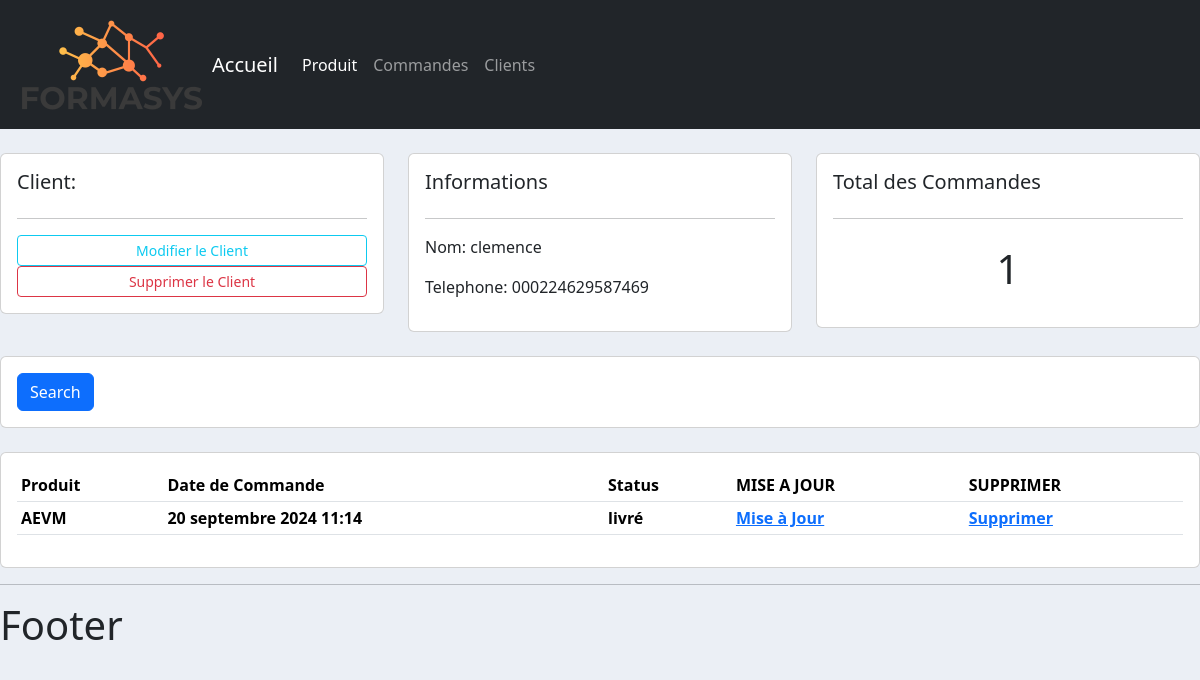
The page /client/5 on the database its author committed.
### client/models.py (models this page shows, shortened)
class Client(models.Model):
    nom =models.CharField(max_length=200,null=True)
    telephone =models.CharField(max_length=200,null=True)
    date_creation =models.DateTimeField(auto_now_add=True,null=True)

### commande/models.py (models this page shows, shortened)
class Commande(models.Model):
    STATUT=(('en_instance','en_instance'),
            ('non livré','non livré'),
            ('livré','livré'))
    client =models.ForeignKey(Client,null=True,on_delete=models.SET_NULL)
    produit=models.ForeignKey(Produit,null=True,on_delete=models.SET_NULL)
    statut=models.CharField(max_length=200, null=True,choices=STATUT)
    date_creation=models.DateTimeField(auto_now_add=True,null=True)

### produit/models.py (models this page shows)
class Produit(models.Model):
    nom=models.CharField(max_length=200,null=True)
    prix=models.FloatField(null=True)
    date_creation =models.DateTimeField(auto_now_add=True,null=True)
    tag=models.ManyToManyField(Tag)
    def __str__(self) -> str:
        return self.nom

### client/views.py (the view)
# urls.py: path('/<str:pk>',views.list_client, name='client'),
def list_client(request, pk):
    client=Client.objects.get(id=pk)
    commande=client.commande_set.all()
    commande_total = commande.count()
    context={'client':client,'commande' :commande,'commande_total' :commande_total}
    return render(request, 'client/list_client.html', context)

### templates/client/list_client.html
{% extends "main.html" %}
{% block contenu %}
	<br>
<div class="row">
	<div class="col-md">
		<div class="card card-body">
			<h5>Client:</h5>
			<hr>
			<a class="btn btn-outline-info  btn-sm btn-block" href="">Modifier le Client</a>
			<a class="btn btn-outline-danger  btn-sm btn-block" href="">Supprimer le Client</a>
		</div>
	</div>
	<div class="col-md">
		<div class="card card-body">
			<h5>Informations</h5>
			<hr>
			<p>Nom: {{client.nom}} </p>
			<p>Telephone: {{client.telephone}} </p>
		</div>
	</div>
	<div class="col-md">
		<div class="card card-body">
			<h5>Total des Commandes</h5>
			<hr>
			<h1 style="text-align: center;padding: 10px"> {{commande_total}} </h1>
		</div>
	</div>
</div>
<br>
<div class="row">
	<div class="col">
		<div class="card card-body">
			<form method="get">
		    <button class="btn btn-primary" type="submit">Search</button>
		  </form>
		</div>
	</div>
</div>
<br>
<div class="row">
	<div class="col-md">
		<div class="card card-body">
			<table class="table table-sm">
				<tr>
					<th>Produit</th>
					<th>Date de Commande</th>
					<th>Status</th>
					<th>MISE A JOUR</th>
					<th>SUPPRIMER</th>
				</tr>
				{% for commande in commande %}
				<tr>
					<th>{{commande.produit}}</th>
					<th>{{commande.date_creation}}</th>
					<th>{{commande.statut}}</th>
					<th><a href=""> Mise à Jour</a></th>
					<th><a href="">Supprimer</a></th>
				</tr>
				{% endfor %}
			</table>
		</div>
	</div>
</div>
{% endblock %}

### static/css/main.css (style rules this page uses)
body { background-color: #ebeff5; }

### rows shown on the page
Client: nom "clemence", telephone "000224629587469"
Commande: produit "AEVM", date_creation "20 septembre 2024 11:14", statut "livré"

### other values the page prints
{{ commande_total }} "1"
